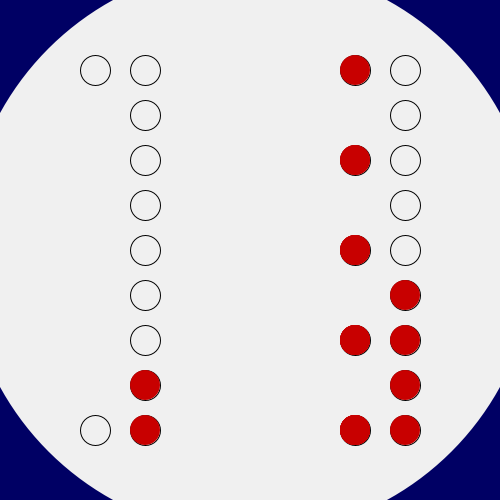
Frame 1 (no input)
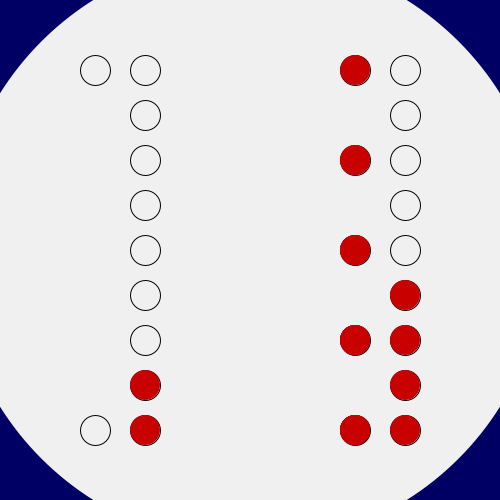
Frame 60 (the mouse pressed at the canvas centre just before this capture)
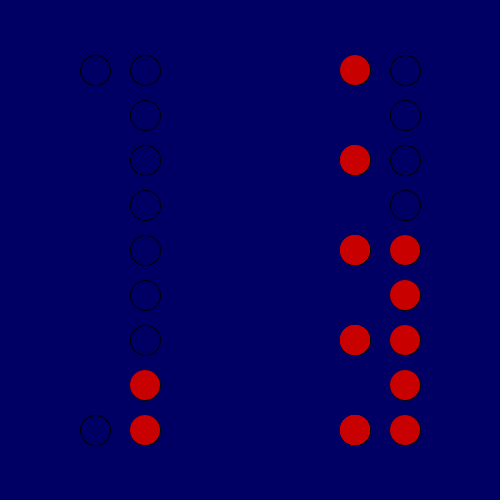
Frame 120 (the mouse held since frame 60 and released just before this capture)

The Processing sketch that drew these frames (run headless with seeded random() and noise(); from frame 60 on, the mouse is pressed at the canvas centre):

// Processing sketch: processing_122601
// ── processing_122601.pde

void setup()
{
  size (500,500);
}

void draw()
{ 
  
  float h = map (hour(), 0, 24, 0, 24);
  float m = map (minute(), 0, 60, 0, 60);
  float s = map (second(), 0, 60, 0, 60);

  if (h >=8 && h < 20)
  {
    background (150, 200, 255);
    noStroke();
    fill (250, 250, 80);
    ellipse (width/2, height/2, s*10, s*10);
  }
  else 
  {
    background (0, 0, 100);
    noStroke();
    fill (240);
    ellipse (width/2, height/2, s*10, s*10);
  }
  
  translate (40, 40);
  //Stunden Kreise
  for (int i=30; i<420; i+=360)
  {
    stroke (0);
    noFill();
    ellipse (55,i,30,30);
  }
  
  for (int i=30; i<420; i+=45)
  {
    stroke (0);
    noFill();
    ellipse (105,i,30,30);
  }
 
 //Stunden leuchten   
  if (h>=10)
  {
    noStroke();
    fill (200, 0, 0);
    ellipse (55, 390, 30, 30);
  }
  
  if (h>=20)
  {
    noStroke();
    fill (200, 0, 0);
    ellipse (55, 30, 30, 30);
  }
  
  if (h==1)
  {
    noStroke ();
    fill (200, 0, 0);
    ellipse (105, 390, 30, 30);
  } 
      if (h==11)
      {
        noStroke ();
        fill (200, 0, 0);
        ellipse (105, 390, 30, 30);
      }
          if (h==21)
          {
            noStroke ();
            fill (200, 0, 0);
            ellipse (105, 390, 30, 30);
          }
  
    if (h==2)
  {
    noStroke ();
    fill (200, 0, 0);
    ellipse (105, 390, 30, 30);
    ellipse (105, 345, 30, 30);
  }
      if (h==12)
      {
        noStroke ();
        fill (200, 0, 0);
        ellipse (105, 390, 30, 30);
        ellipse (105, 345, 30, 30);
      }
          if (h==22)
          {
            noStroke ();
            fill (200, 0, 0);
            ellipse (105, 390, 30, 30);
            ellipse (105, 345, 30, 30);
          }
  
    if (h==3)
    {
      noStroke ();
      fill (200, 0, 0);
      ellipse (105, 390, 30, 30);
      ellipse (105, 345, 30, 30);
      ellipse (105, 300, 30, 30);
    }
        if (h==13)
        {
          noStroke ();
          fill (200, 0, 0);
          ellipse (105, 390, 30, 30);
          ellipse (105, 345, 30, 30);
          ellipse (105, 300, 30, 30);
        }
            if (h==23)
            {
              noStroke ();
              fill (200, 0, 0);
              ellipse (105, 390, 30, 30);
              ellipse (105, 345, 30, 30);
              ellipse (105, 300, 30, 30);
            }
  
    if (h==4)
    {
      noStroke ();
      fill (200, 0, 0);
      ellipse (105, 390, 30, 30);
      ellipse (105, 345, 30, 30);
      ellipse (105, 300, 30, 30);
      ellipse (105, 255, 30, 30);
    }
        if (h==14)
        {
          noStroke ();
          fill (200, 0, 0);
          ellipse (105, 390, 30, 30);
          ellipse (105, 345, 30, 30);
          ellipse (105, 300, 30, 30);
          ellipse (105, 255, 30, 30);
        } 
            if (h==24)
            {
              noStroke ();
              fill (200, 0, 0);
              ellipse (105, 390, 30, 30);
              ellipse (105, 345, 30, 30);
              ellipse (105, 300, 30, 30);
              ellipse (105, 255, 30, 30);
             }

    if (h==5)
    {
      noStroke ();
      fill (200, 0, 0);
      ellipse (105, 390, 30, 30);
      ellipse (105, 345, 30, 30);
      ellipse (105, 300, 30, 30);
      ellipse (105, 255, 30, 30);
      ellipse (105, 210, 30, 30);
    }
        if (h==15)
        {
          noStroke ();
          fill (200, 0, 0);
          ellipse (105, 390, 30, 30);
          ellipse (105, 345, 30, 30);
          ellipse (105, 300, 30, 30);
          ellipse (105, 255, 30, 30);
          ellipse (105, 210, 30, 30);
        }
 
    if (h==6)
    {
      noStroke ();
      fill (200, 0, 0);
      ellipse (105, 390, 30, 30);
      ellipse (105, 345, 30, 30);
      ellipse (105, 300, 30, 30);
      ellipse (105, 255, 30, 30);
      ellipse (105, 210, 30, 30);
      ellipse (105, 165, 30, 30);
    }
        if (h==16)
        {
          noStroke ();
          fill (200, 0, 0);
          ellipse (105, 390, 30, 30);
          ellipse (105, 345, 30, 30);
          ellipse (105, 300, 30, 30);
          ellipse (105, 255, 30, 30);
          ellipse (105, 210, 30, 30);
          ellipse (105, 165, 30, 30);
        }

    if (h==7)
    {
      noStroke ();
      fill (200, 0, 0);
      ellipse (105, 390, 30, 30);
      ellipse (105, 345, 30, 30);
      ellipse (105, 300, 30, 30);
      ellipse (105, 255, 30, 30);
      ellipse (105, 210, 30, 30);
      ellipse (105, 165, 30, 30);
      ellipse (105, 120, 30, 30);
    }
        if (h==17)
        {
          noStroke ();
          fill (200, 0, 0);
          ellipse (105, 390, 30, 30);
          ellipse (105, 345, 30, 30);
          ellipse (105, 300, 30, 30);
          ellipse (105, 255, 30, 30);
          ellipse (105, 210, 30, 30);
          ellipse (105, 165, 30, 30);
          ellipse (105, 120, 30, 30);
         }  
  
    if (h==8)
    {
      noStroke ();
      fill (200, 0, 0);
      ellipse (105, 390, 30, 30);
      ellipse (105, 345, 30, 30);
      ellipse (105, 300, 30, 30);
      ellipse (105, 255, 30, 30);
      ellipse (105, 210, 30, 30);
      ellipse (105, 165, 30, 30);
      ellipse (105, 120, 30, 30);
      ellipse (105, 75, 30, 30);
    }
        if (h==18)
        {
          noStroke ();
          fill (200, 0, 0);
          ellipse (105, 390, 30, 30);
          ellipse (105, 345, 30, 30);
          ellipse (105, 300, 30, 30);
          ellipse (105, 255, 30, 30);
          ellipse (105, 210, 30, 30);
          ellipse (105, 165, 30, 30);
          ellipse (105, 75, 30, 30);
        }

    if (h==9)
    {
      noStroke ();
      fill (200, 0, 0);
      ellipse (105, 390, 30, 30);
      ellipse (105, 345, 30, 30);
      ellipse (105, 300, 30, 30);
      ellipse (105, 255, 30, 30);
      ellipse (105, 210, 30, 30);
      ellipse (105, 165, 30, 30);
      ellipse (105, 120, 30, 30);
      ellipse (105, 75, 30, 30);
      ellipse (105, 30, 30, 30);
    }
         if (h==19)
         {
            noStroke ();
            fill (200, 0, 0);
            ellipse (105, 390, 30, 30);
            ellipse (105, 345, 30, 30);
            ellipse (105, 300, 30, 30);
            ellipse (105, 255, 30, 30);
            ellipse (105, 210, 30, 30);
            ellipse (105, 165, 30, 30);
            ellipse (105, 120, 30, 30);
            ellipse (105, 75, 30, 30);
            ellipse (105, 30, 30, 30);
          }
          
  translate (100, 0); 
 //Minuten Kreise
  for (int i=30; i<420; i+=90)
  {
    stroke (0);
    noFill();
    ellipse (215,i,30,30);
  }
  
  for (int i=30; i<420; i+=45)
  {
    stroke (0);
    noFill();
    ellipse (265,i,30,30);
  }         
   
  //Minuten leuchten
  if (m>=10)
  {
    noStroke();
    fill (200, 0, 0);
    ellipse (215, 390, 30, 30);
  }
  
  if (m>=20)
  {
    noStroke();
    fill (200, 0, 0);
    ellipse (215, 390, 30, 30);
    ellipse (215, 300, 30, 30);
  }
  
  if (m>=30)
  {
    noStroke();
    fill (200, 0, 0);
    ellipse (215, 390, 30, 30);
    ellipse (215, 300, 30, 30);
    ellipse (215, 210, 30, 30);
  }
  
  if (m>=40)
  {
    noStroke();
    fill (200, 0, 0);
    ellipse (215, 390, 30, 30);
    ellipse (215, 300, 30, 30);
    ellipse (215, 210, 30, 30);
    ellipse (215, 120, 30, 30);
  }
  
  if (m>=50)
  {
    noStroke();
    fill (200, 0, 0);
    ellipse (215, 390, 30, 30);
    ellipse (215, 300, 30, 30);
    ellipse (215, 210, 30, 30);
    ellipse (215, 120, 30, 30);
    ellipse (215, 30, 30, 30);
  }
  
  if (m==1)
  {
    noStroke ();
    fill (200, 0, 0);
    ellipse (265, 390, 30, 30);
  }  
      if (m==11)
      {
        noStroke ();
        fill (200, 0, 0);
        ellipse (265, 390, 30, 30);
      }
          if (m==21)
          {
            noStroke ();
            fill (200, 0, 0);
            ellipse (265, 390, 30, 30);
          }
              if (m==31)
              {
                noStroke ();
                fill (200, 0, 0);
                ellipse (265, 390, 30, 30);
              }
                  if (m==41)
                  {  
                    noStroke ();
                    fill (200, 0, 0);
                    ellipse (265, 390, 30, 30);
                  }
                      if (m==51)
                      {
                        noStroke ();
                        fill (200, 0, 0);
                        ellipse (265, 390, 30, 30);
                      }

  if (m==2)
  {
    noStroke ();
    fill (200, 0, 0);
    ellipse (265, 390, 30, 30);
    ellipse (265, 345, 30, 30);
  }
      if (m==12)
      {
        noStroke ();
        fill (200, 0, 0);
        ellipse (265, 390, 30, 30);
        ellipse (265, 345, 30, 30);
      }
          if (m==22)
          {
            noStroke ();
            fill (200, 0, 0);
            ellipse (265, 390, 30, 30);
            ellipse (265, 345, 30, 30);
          }          
               if (m==32)
               {
                 noStroke ();
                 fill (200, 0, 0);
                 ellipse (265, 390, 30, 30);
                 ellipse (265, 345, 30, 30);
               }
                    if (m==42)
                    {  
                      noStroke ();
                      fill (200, 0, 0);
                      ellipse (265, 390, 30, 30);
                      ellipse (265, 345, 30, 30);
                    }
                        if (m==52)
                        {
                          noStroke ();
                          fill (200, 0, 0);
                          ellipse (265, 390, 30, 30);
                          ellipse (265, 345, 30, 30);
                        }

    if (m==3)
    {
      noStroke ();
      fill (200, 0, 0);
      ellipse (265, 390, 30, 30);
      ellipse (265, 345, 30, 30);
      ellipse (265, 300, 30, 30);
    }
        if (m==13)
        {
          noStroke ();
          fill (200, 0, 0);
          ellipse (265, 390, 30, 30);
          ellipse (265, 345, 30, 30);
          ellipse (265, 300, 30, 30);
        }
            if (m==23)
            {
              noStroke ();
              fill (200, 0, 0);
              ellipse (265, 390, 30, 30);
              ellipse (265, 345, 30, 30);
              ellipse (265, 300, 30, 30);
            }
                if (m==33)
                {
                  noStroke ();
                  fill (200, 0, 0);
                  ellipse (265, 390, 30, 30);
                  ellipse (265, 345, 30, 30);
                  ellipse (265, 300, 30, 30);
                }
                    if (m==43)
                    {  
                      noStroke ();
                      fill (200, 0, 0);
                      ellipse (265, 390, 30, 30);
                      ellipse (265, 345, 30, 30);
                      ellipse (265, 300, 30, 30);
                    }
                        if (m==53)
                        {
                          noStroke ();
                          fill (200, 0, 0);
                          ellipse (265, 390, 30, 30);
                          ellipse (265, 345, 30, 30);
                          ellipse (265, 300, 30, 30);
                        }

    if (m==4)
    {
      noStroke ();
      fill (200, 0, 0);
      ellipse (265, 390, 30, 30);
      ellipse (265, 345, 30, 30);
      ellipse (265, 300, 30, 30);
      ellipse (265, 255, 30, 30);
    }
        if (m==14)
        {
          noStroke ();
          fill (200, 0, 0);
          ellipse (265, 390, 30, 30);
          ellipse (265, 345, 30, 30);
          ellipse (265, 300, 30, 30);
          ellipse (265, 255, 30, 30);
        }
            if (m==24)
            {
              noStroke ();
              fill (200, 0, 0);
              ellipse (265, 390, 30, 30);
              ellipse (265, 345, 30, 30);
              ellipse (265, 300, 30, 30);
              ellipse (265, 255, 30, 30);
             }
                if (m==34)
                {
                  noStroke ();
                  fill (200, 0, 0);
                  ellipse (265, 390, 30, 30);
                  ellipse (265, 345, 30, 30);
                  ellipse (265, 300, 30, 30);
                  ellipse (265, 255, 30, 30);
                }
                    if (m==44)
                    {  
                      noStroke ();
                      fill (200, 0, 0);
                      ellipse (265, 390, 30, 30);
                      ellipse (265, 345, 30, 30);
                      ellipse (265, 300, 30, 30);
                      ellipse (265, 255, 30, 30);
                    }
                        if (m==54)
                        {
                          noStroke ();
                          fill (200, 0, 0);
                          ellipse (265, 390, 30, 30);
                          ellipse (265, 345, 30, 30);
                          ellipse (265, 300, 30, 30);
                          ellipse (265, 255, 30, 30);
                        }

    if (m==5)
    {
      noStroke ();
      fill (200, 0, 0);
      ellipse (265, 390, 30, 30);
      ellipse (265, 345, 30, 30);
      ellipse (265, 300, 30, 30);
      ellipse (265, 255, 30, 30);
      ellipse (265, 210, 30, 30);
    }
        if (m==15)
        {
          noStroke ();
          fill (200, 0, 0);
          ellipse (265, 390, 30, 30);
          ellipse (265, 345, 30, 30);
          ellipse (265, 300, 30, 30);
          ellipse (265, 255, 30, 30);
          ellipse (265, 210, 30, 30);
        }
            if (m==25)
            {
              noStroke ();
              fill (200, 0, 0);
              ellipse (265, 390, 30, 30);
              ellipse (265, 345, 30, 30);
              ellipse (265, 300, 30, 30);
              ellipse (265, 255, 30, 30);
              ellipse (265, 210, 30, 30);
             }
                if (m==35)
                {
                  noStroke ();
                  fill (200, 0, 0);
                  ellipse (265, 390, 30, 30);
                  ellipse (265, 345, 30, 30);
                  ellipse (265, 300, 30, 30);
                  ellipse (265, 255, 30, 30);
                  ellipse (265, 210, 30, 30);
                }
                    if (m==45)
                    {  
                      noStroke ();
                      fill (200, 0, 0);
                      ellipse (265, 390, 30, 30);
                      ellipse (265, 345, 30, 30);
                      ellipse (265, 300, 30, 30);
                      ellipse (265, 255, 30, 30);
                      ellipse (265, 210, 30, 30);
                    }
                        if (m==55)
                        {
                          noStroke ();
                          fill (200, 0, 0);
                          ellipse (265, 390, 30, 30);
                          ellipse (265, 345, 30, 30);
                          ellipse (265, 300, 30, 30);
                          ellipse (265, 255, 30, 30);
                          ellipse (265, 210, 30, 30);
                        }

    if (m==6)
    {
      noStroke ();
      fill (200, 0, 0);
      ellipse (265, 390, 30, 30);
      ellipse (265, 345, 30, 30);
      ellipse (265, 300, 30, 30);
      ellipse (265, 255, 30, 30);
      ellipse (265, 210, 30, 30);
      ellipse (265, 165, 30, 30);
    }
        if (m==16)
        {
          noStroke ();
          fill (200, 0, 0);
          ellipse (265, 390, 30, 30);
          ellipse (265, 345, 30, 30);
          ellipse (265, 300, 30, 30);
          ellipse (265, 255, 30, 30);
          ellipse (265, 210, 30, 30);
          ellipse (265, 165, 30, 30);
        }
            if (m==26)
            {
              noStroke ();
              fill (200, 0, 0);
              ellipse (265, 390, 30, 30);
              ellipse (265, 345, 30, 30);
              ellipse (265, 300, 30, 30);
              ellipse (265, 255, 30, 30);
              ellipse (265, 210, 30, 30);
              ellipse (265, 165, 30, 30);
             }
                if (m==36)
                {
                  noStroke ();
                  fill (200, 0, 0);
                  ellipse (265, 390, 30, 30);
                  ellipse (265, 345, 30, 30);
                  ellipse (265, 300, 30, 30);
                  ellipse (265, 255, 30, 30);
                  ellipse (265, 210, 30, 30);
                  ellipse (265, 165, 30, 30);
                }
                    if (m==46)
                    {  
                      noStroke ();
                      fill (200, 0, 0);
                      ellipse (265, 390, 30, 30);
                      ellipse (265, 345, 30, 30);
                      ellipse (265, 300, 30, 30);
                      ellipse (265, 255, 30, 30);
                      ellipse (265, 210, 30, 30);
                      ellipse (265, 165, 30, 30);
                    }
                        if (m==56)
                        {
                          noStroke ();
                          fill (200, 0, 0);
                          ellipse (265, 390, 30, 30);
                          ellipse (265, 345, 30, 30);
                          ellipse (265, 300, 30, 30);
                          ellipse (265, 255, 30, 30);
                          ellipse (265, 210, 30, 30);
                          ellipse (265, 165, 30, 30);
                        }

    if (m==7)
    {
      noStroke ();
      fill (200, 0, 0);
      ellipse (265, 390, 30, 30);
      ellipse (265, 345, 30, 30);
      ellipse (265, 300, 30, 30);
      ellipse (265, 255, 30, 30);
      ellipse (265, 210, 30, 30);
      ellipse (265, 165, 30, 30);
      ellipse (265, 120, 30, 30);
    }
        if (m==17)
        {
          noStroke ();
          fill (200, 0, 0);
          ellipse (265, 390, 30, 30);
          ellipse (265, 345, 30, 30);
          ellipse (265, 300, 30, 30);
          ellipse (265, 255, 30, 30);
          ellipse (265, 210, 30, 30);
          ellipse (265, 165, 30, 30);
          ellipse (265, 120, 30, 30);
         } 
            if (m==27)
            {
              noStroke ();
              fill (200, 0, 0);
              ellipse (265, 390, 30, 30);
              ellipse (265, 345, 30, 30);
              ellipse (265, 300, 30, 30);
              ellipse (265, 255, 30, 30);
              ellipse (265, 210, 30, 30);
              ellipse (265, 165, 30, 30);
              ellipse (265, 120, 30, 30);
             }
                if (m==37)
                {
                  noStroke ();
                  fill (200, 0, 0);
                  ellipse (265, 390, 30, 30);
                  ellipse (265, 345, 30, 30);
                  ellipse (265, 300, 30, 30);
                  ellipse (265, 255, 30, 30);
                  ellipse (265, 210, 30, 30);
                  ellipse (265, 165, 30, 30);
                  ellipse (265, 120, 30, 30);
                }
                    if (m==47)
                    {  
                      noStroke ();
                      fill (200, 0, 0);
                      ellipse (265, 390, 30, 30);
                      ellipse (265, 345, 30, 30);
                      ellipse (265, 300, 30, 30);
                      ellipse (265, 255, 30, 30);
                      ellipse (265, 210, 30, 30);
                      ellipse (265, 165, 30, 30);
                      ellipse (265, 120, 30, 30);
                    }
                        if (m==57)
                        {
                          noStroke ();
                          fill (200, 0, 0);
                          ellipse (265, 390, 30, 30);
                          ellipse (265, 345, 30, 30);
                          ellipse (265, 300, 30, 30);
                          ellipse (265, 255, 30, 30);
                          ellipse (265, 210, 30, 30);
                          ellipse (265, 165, 30, 30);
                          ellipse (265, 120, 30, 30);
                        } 

    if (m==8)
    {
      noStroke ();
      fill (200, 0, 0);
      ellipse (265, 390, 30, 30);
      ellipse (265, 345, 30, 30);
      ellipse (265, 300, 30, 30);
      ellipse (265, 255, 30, 30);
      ellipse (265, 210, 30, 30);
      ellipse (265, 165, 30, 30);
      ellipse (265, 120, 30, 30);
      ellipse (265, 75, 30, 30);
    }
        if (m==18)
        {
          noStroke ();
          fill (200, 0, 0);
          ellipse (265, 390, 30, 30);
          ellipse (265, 345, 30, 30);
          ellipse (265, 300, 30, 30);
          ellipse (265, 255, 30, 30);
          ellipse (265, 210, 30, 30);
          ellipse (265, 165, 30, 30);
          ellipse (265, 75, 30, 30);
        }
            if (m==28)
            {
              noStroke ();
              fill (200, 0, 0);
              ellipse (265, 390, 30, 30);
              ellipse (265, 345, 30, 30);
              ellipse (265, 300, 30, 30);
              ellipse (265, 255, 30, 30);
              ellipse (265, 210, 30, 30);
              ellipse (265, 165, 30, 30);
              ellipse (265, 120, 30, 30);
              ellipse (265, 75, 30, 30);
             }
                if (m==38)
                {
                  noStroke ();
                  fill (200, 0, 0);
                  ellipse (265, 390, 30, 30);
                  ellipse (265, 345, 30, 30);
                  ellipse (265, 300, 30, 30);
                  ellipse (265, 255, 30, 30);
                  ellipse (265, 210, 30, 30);
                  ellipse (265, 165, 30, 30);
                  ellipse (265, 120, 30, 30);
                  ellipse (265, 75, 30, 30);
                }
                    if (m==48)
                    {  
                      noStroke ();
                      fill (200, 0, 0);
                      ellipse (265, 390, 30, 30);
                      ellipse (265, 345, 30, 30);
                      ellipse (265, 300, 30, 30);
                      ellipse (265, 255, 30, 30);
                      ellipse (265, 210, 30, 30);
                      ellipse (265, 165, 30, 30);
                      ellipse (265, 120, 30, 30);
                      ellipse (265, 75, 30, 30);
                    }
                        if (m==58)
                        {
                          noStroke ();
                          fill (200, 0, 0);
                          ellipse (265, 390, 30, 30);
                          ellipse (265, 345, 30, 30);
                          ellipse (265, 300, 30, 30);
                          ellipse (265, 255, 30, 30);
                          ellipse (265, 210, 30, 30);
                          ellipse (265, 165, 30, 30);
                          ellipse (265, 120, 30, 30);
                          ellipse (265, 75, 30, 30);
                        }

    if (m==9)
    {
      noStroke ();
      fill (200, 0, 0);
      ellipse (265, 390, 30, 30);
      ellipse (265, 345, 30, 30);
      ellipse (265, 300, 30, 30);
      ellipse (265, 255, 30, 30);
      ellipse (265, 210, 30, 30);
      ellipse (265, 165, 30, 30);
      ellipse (265, 120, 30, 30);
      ellipse (265, 75, 30, 30);
      ellipse (265, 30, 30, 30);
    }
         if (m==19)
         {
            noStroke ();
            fill (200, 0, 0);
            ellipse (265, 390, 30, 30);
            ellipse (265, 345, 30, 30);
            ellipse (265, 300, 30, 30);
            ellipse (265, 255, 30, 30);
            ellipse (265, 210, 30, 30);
            ellipse (265, 165, 30, 30);
            ellipse (265, 75, 30, 30);
            ellipse (265, 30, 30, 30);
          }
            if (m==29)
            {
              noStroke ();
              fill (200, 0, 0);
              ellipse (265, 390, 30, 30);
              ellipse (265, 345, 30, 30);
              ellipse (265, 300, 30, 30);
              ellipse (265, 255, 30, 30);
              ellipse (265, 210, 30, 30);
              ellipse (265, 165, 30, 30);
              ellipse (265, 120, 30, 30);
              ellipse (265, 75, 30, 30);
              ellipse (265, 30, 30, 30);
             }
                if (m==39)
                {
                  noStroke ();
                  fill (200, 0, 0);
                  ellipse (265, 390, 30, 30);
                  ellipse (265, 345, 30, 30);
                  ellipse (265, 300, 30, 30);
                  ellipse (265, 255, 30, 30);
                  ellipse (265, 210, 30, 30);
                  ellipse (265, 165, 30, 30);
                  ellipse (265, 120, 30, 30);
                  ellipse (265, 75, 30, 30);
                  ellipse (265, 30, 30, 30);
                }
                    if (m==49)
                    {  
                      noStroke ();
                      fill (200, 0, 0);
                      ellipse (265, 390, 30, 30);
                      ellipse (265, 345, 30, 30);
                      ellipse (265, 300, 30, 30);
                      ellipse (265, 255, 30, 30);
                      ellipse (265, 210, 30, 30);
                      ellipse (265, 165, 30, 30);
                      ellipse (265, 120, 30, 30);
                      ellipse (265, 75, 30, 30);
                      ellipse (265, 30, 30, 30);
                    }
                        if (m==59)
                        {
                          noStroke ();
                          fill (200, 0, 0);
                          ellipse (265, 390, 30, 30);
                          ellipse (265, 345, 30, 30);
                          ellipse (265, 300, 30, 30);
                          ellipse (265, 255, 30, 30);
                          ellipse (265, 210, 30, 30);
                          ellipse (265, 165, 30, 30);
                          ellipse (265, 120, 30, 30);
                          ellipse (265, 75, 30, 30);
                          ellipse (265, 30, 30, 30);
                        }
                        
}
